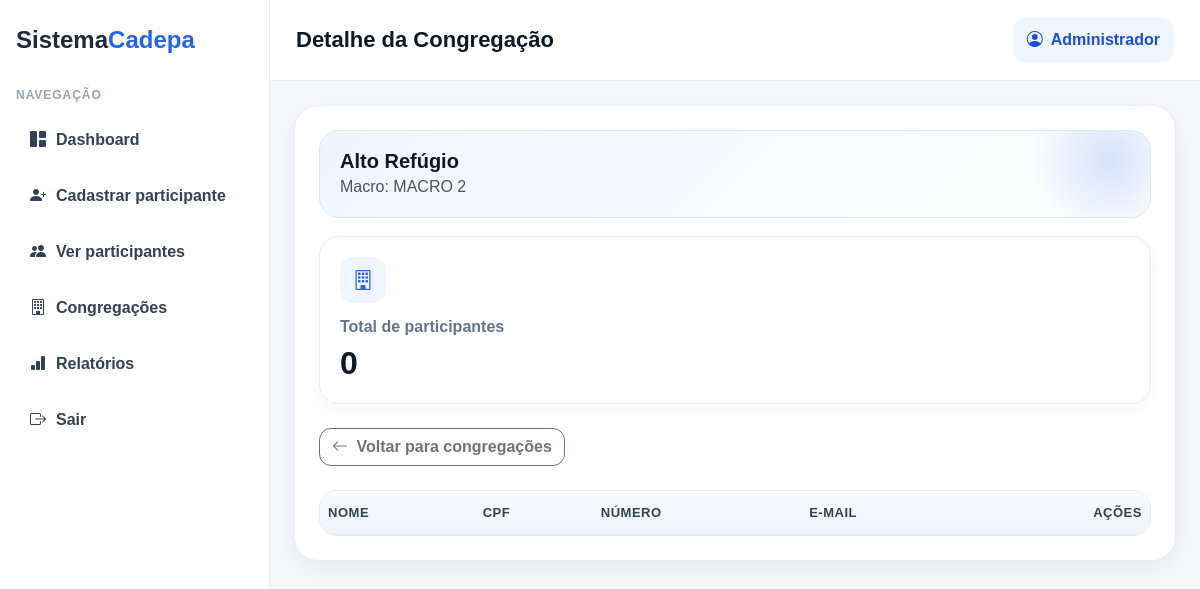
/congregacoes/Alto-Refúgio (signed in), run on an earlier commit of the app's database.
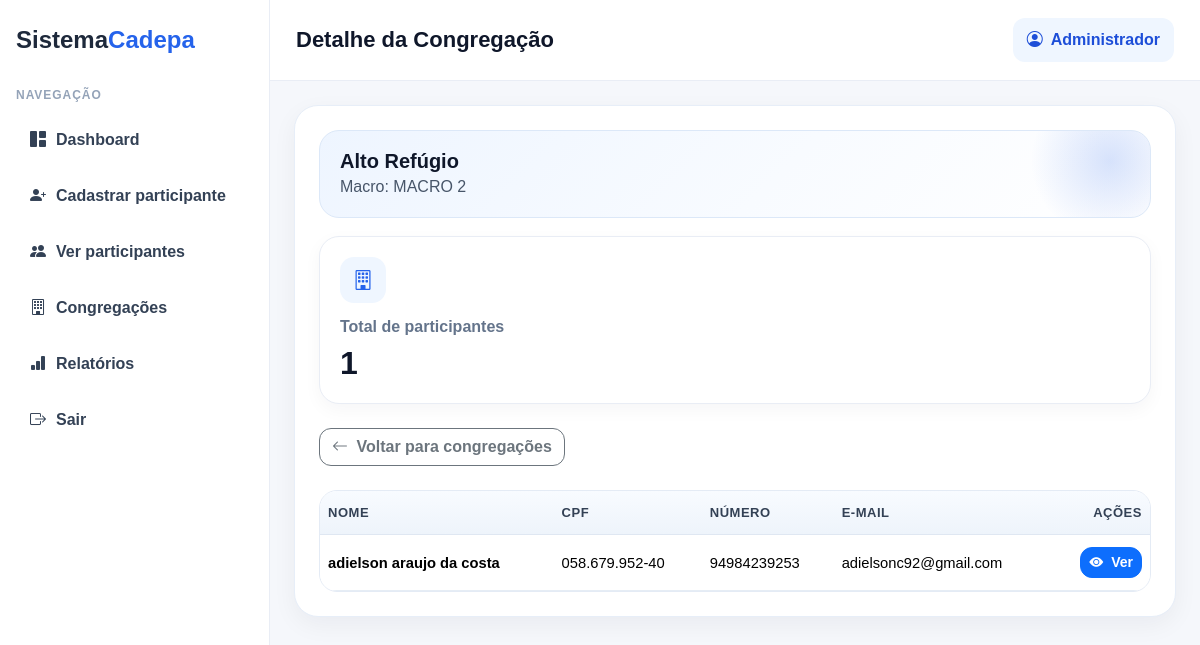
And on a later commit of the database.
### tables this page shows
CREATE TABLE participantes (
            id INTEGER PRIMARY KEY AUTOINCREMENT,
            nome_completo TEXT,
            data_nascimento TEXT,
            cpf TEXT UNIQUE,
            email TEXT,
            numero TEXT,
            nome_mae TEXT,
            congregacao TEXT
        );

### app.py (the view)
@app.route("/congregacoes/<nome_slug>")
def detalhe_congregacao(nome_slug):
    if "user_id" not in session:
        return redirect("/login")
    nome_congregacao = nome_slug.replace("-", " ")
    conn = get_db()
    participantes_da_congregacao = conn.execute("""
        SELECT * FROM participantes
        WHERE congregacao = ?
        ORDER BY nome_completo ASC
    """, (nome_congregacao,)).fetchall()
    congregacao_info = conn.execute("""
        SELECT congregacoes.nome, macros.nome AS macro_nome
        FROM congregacoes
        JOIN macros ON macros.id = congregacoes.macro_id
        WHERE congregacoes.nome = ?
    """, (nome_congregacao,)).fetchone()
    conn.close()
    if not congregacao_info:
        return "Congregação não encontrada."
    return render_template(
        "detalhe_congregacao.html",
        congregacao=congregacao_info["nome"],
        macro=congregacao_info["macro_nome"],
        participantes=participantes_da_congregacao
    )

### app.py (called while the page is built)
def get_db():
    conn = sqlite3.connect(DB_PATH)
    conn.row_factory = sqlite3.Row
    return conn

### templates/detalhe_congregacao.html (shortened to what this page needs)
{% extends "base.html" %}
{% block page_title %}Detalhe da Congregação{% endblock %}
{% block page_content %}
<div class="page-header">
    <h3>{{ congregacao }}</h3>
    <p>Macro: {{ macro }}</p>
</div>
<div class="stat-card mb-4 surface-card">
    <div class="icon">
        <i class="bi bi-building"></i>
    </div>
    <h6>Total de participantes</h6>
    <h2>{{ participantes|length }}</h2>
</div>
<div class="d-flex gap-2 mb-4">
    <a href="/congregacoes" class="btn btn-outline-secondary">
        <i class="bi bi-arrow-left me-1"></i> Voltar para congregações
    </a>
</div>
<div class="table-responsive table-modern">
    <table class="table table-hover align-middle mb-0">
        <thead>
            <tr>
                <th>Nome</th>
                <th>CPF</th>
                <th>Número</th>
                <th>E-mail</th>
                <th class="text-end">Ações</th>
            </tr>
        </thead>
        <tbody>
            {% for p in participantes %}
            <tr>
                <td class="fw-semibold">{{ p.nome_completo }}</td>
                <td>{{ p.cpf }}</td>
                <td>{{ p.numero }}</td>
                <td>{{ p.email }}</td>
                <td class="text-end">
                    <a href="/participantes/{{ p.id }}" class="btn btn-sm btn-primary">
                        <i class="bi bi-eye-fill me-1"></i> Ver
                    </a>
                </td>
            </tr>
            {% endfor %}
        </tbody>
    </table>
</div>
{% endblock %}

What changed in the data, as far as the page shows it:
added participantes: nome_completo "adielson araujo da costa", cpf "058.679.952-40", numero "94984239253", email "adielsonc92@gmail.com"
Also different on the page:
{{ participantes|length }}: "0" → "1"
